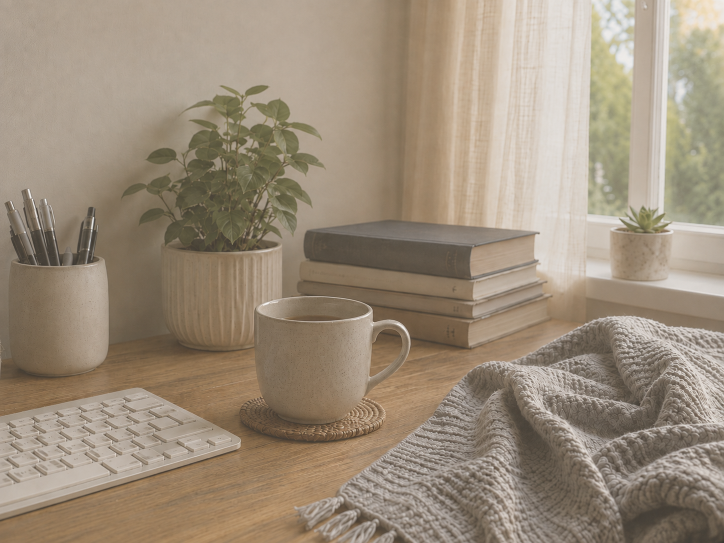
#> input picture opencv/prj04/images/53.png, 1448 x 1086 px (shown at 1/2 size)
$ python main.py
#> lines starting #> are read from the running program, lines starting #| are printed output that depends on the picture; after the words box and inside, x2 and y2 are one past the last pixel; in counts of white or black regions, pixels touching at a corner belong together
import cv2

img = cv2.imread('images/53.png', cv2.IMREAD_GRAYSCALE) # Original 일 경우 shape(1086, 1448, 3) IMREAD_GRAYSCALE입력하면 채널은 없음 (1086, 1448)
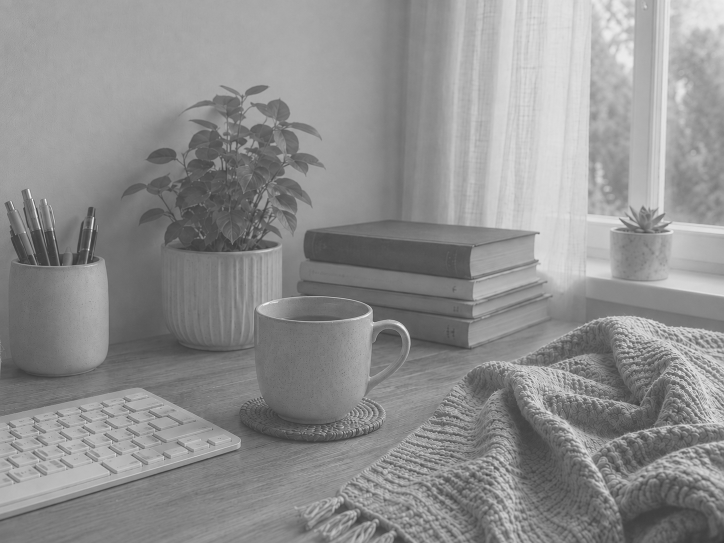
#> img: shape (1086, 1448) (shown at 1/2 size); min 45, max 255, mean 142.9
# [7 lines of commented-out code are left out]

roi = img[550:900, 470:830] #컵만 자르기
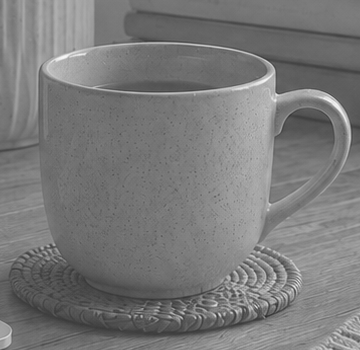
#> roi: shape (350, 360); min 45, max 248, mean 121.2
img[0:350, 0:360] = roi # img에 roi넣기
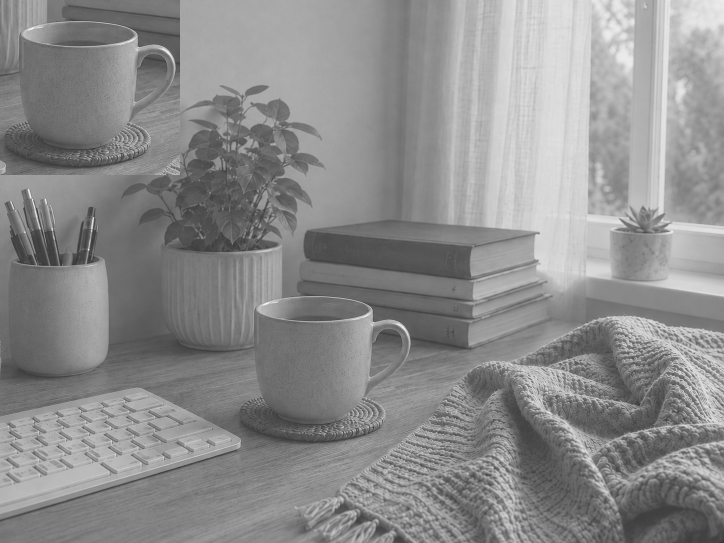
#> img: shape (1086, 1448) (shown at 1/2 size); 7.96% of pixels changed, all inside (x1, y1, x2, y2) = (0, 0, 360, 350)

cv2.imshow('roi',roi)
cv2.imshow('img',img)
cv2.waitKey(0)
cv2.destroyAllWindows()

$ run again, with opencv/prj04/images/59.png copied over opencv/prj04/images/53.png
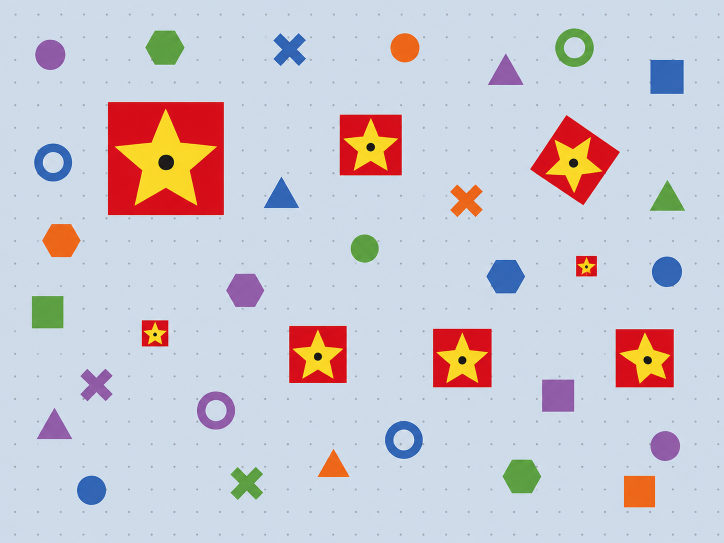
#> input picture opencv/prj04/images/59.png, 1448 x 1086 px (shown at 1/2 size)
#> `roi = img[550:900, 470:830]`:
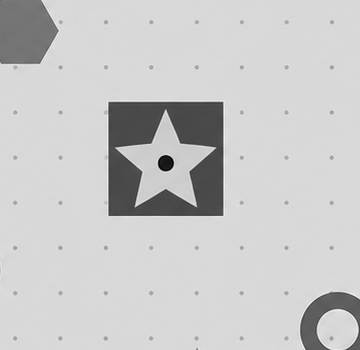
#> roi: shape (350, 360); min 1, max 250, mean 200.7
#> `img[0:350, 0:360] = roi`:
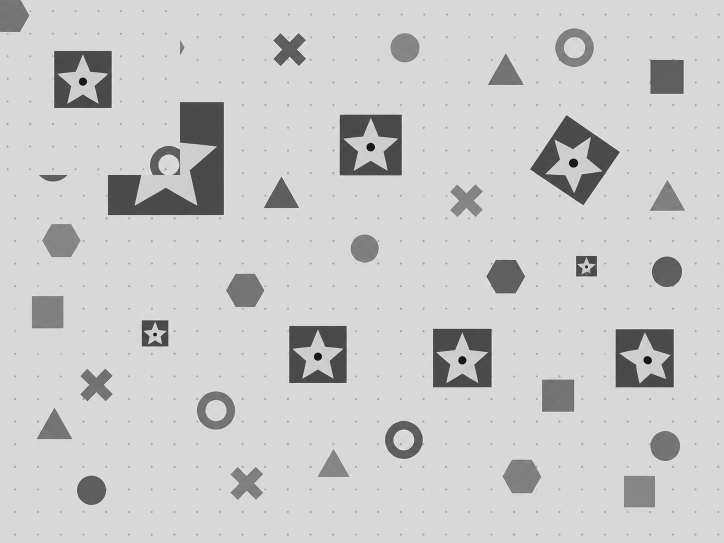
#> img: shape (1086, 1448) (shown at 1/2 size); min 0, max 250, mean 202.3
